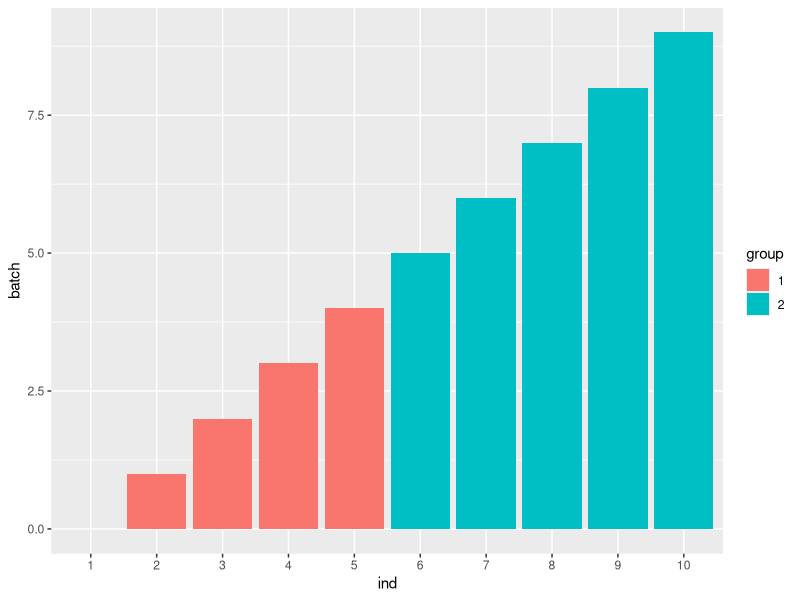
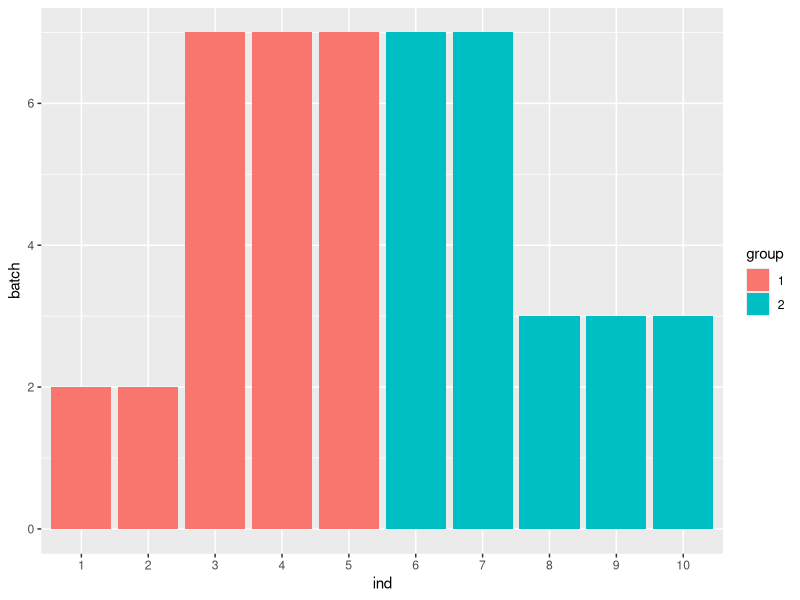
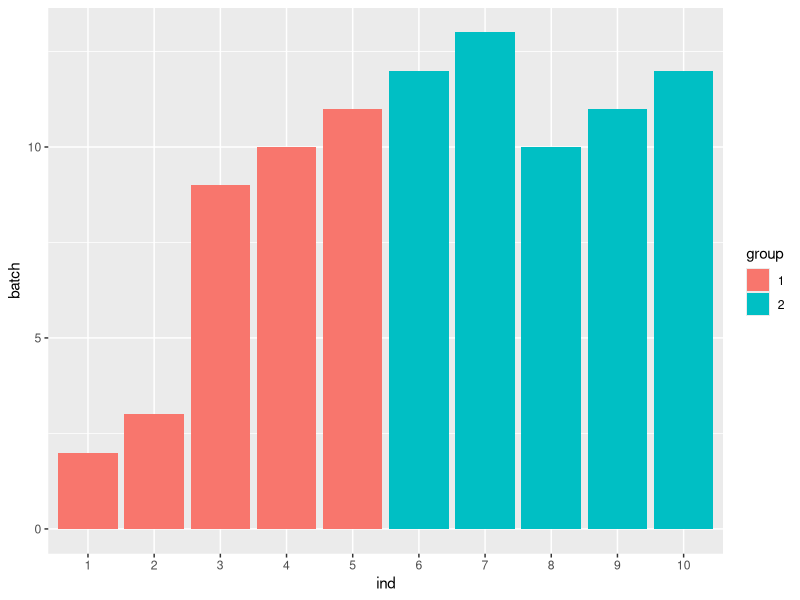
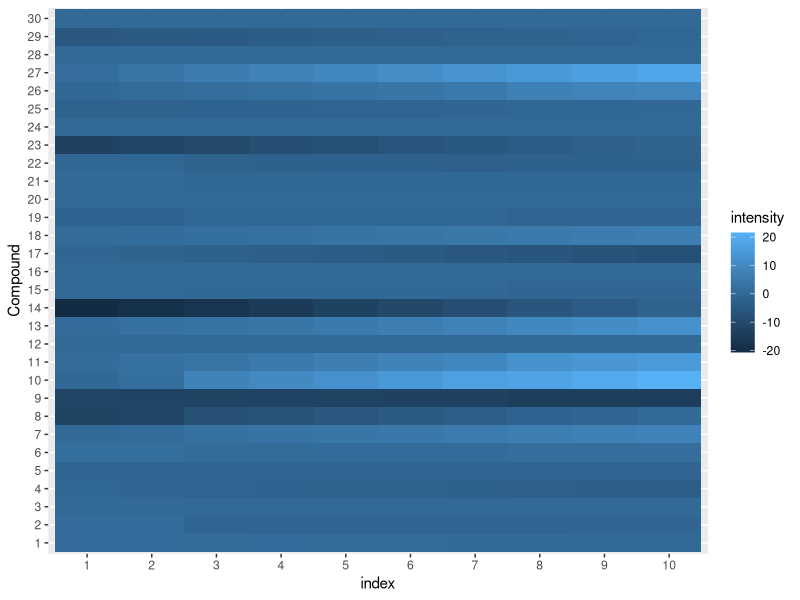
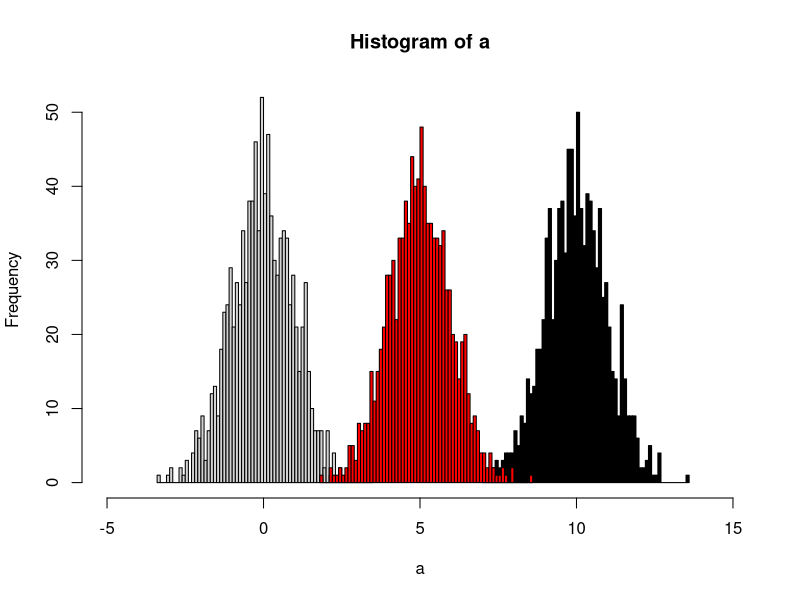
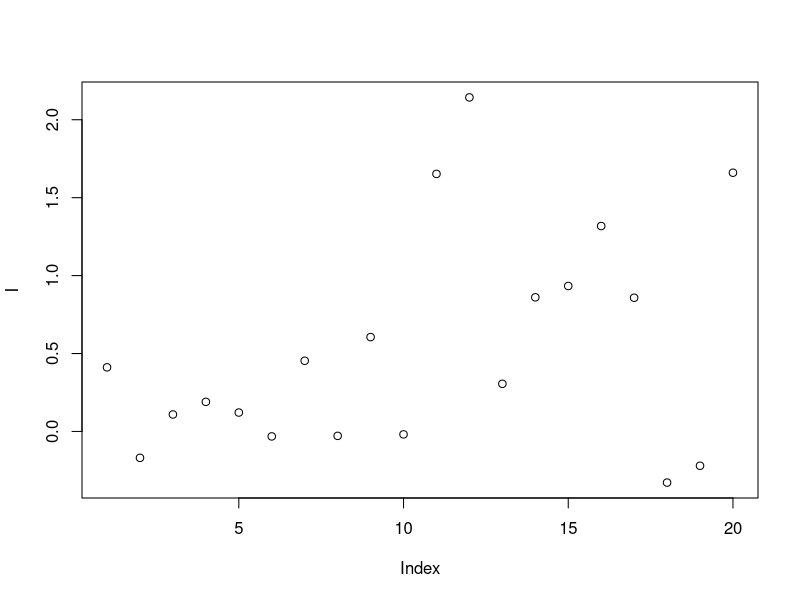
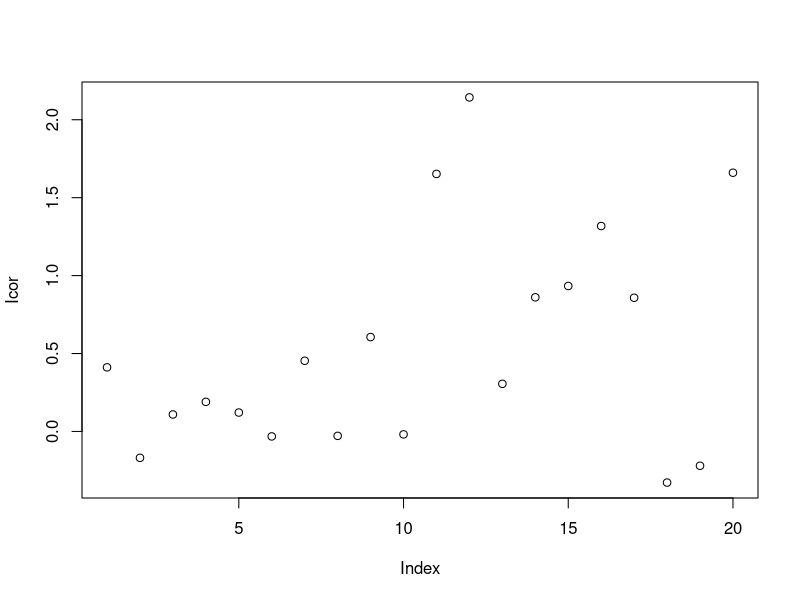
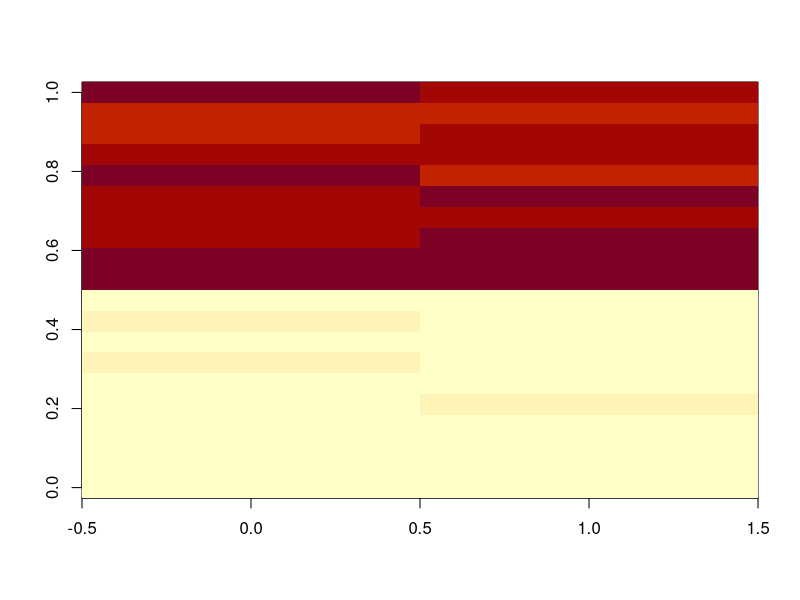

R code for these plots, in order:
## ---- chunk 1
library(ggplot2)
# increasing batch
batch <- seq(0,9,length.out = 10)
group <- factor(c(rep(1,5),rep(2,5)))
ind <- factor(c(1:10))
data <- cbind.data.frame(group,batch,ind)
ggplot(data,aes(ind,batch,fill = group)) + geom_col()
## ---- chunk 2
# Block batch
batch <- c(2,2,7,7,7,7,7,3,3,3)
group <- factor(c(rep(1,5),rep(2,5)))
ind <- factor(c(1:10))
data <- cbind.data.frame(group,batch,ind)
ggplot(data,aes(ind,batch,fill = group)) + geom_col()
## ---- chunk 3
# Mixed batch
batch <- c(2,2,7,7,7,7,7,3,3,3) + seq(0,9,length.out = 10)
group <- factor(c(rep(1,5),rep(2,5)))
ind <- factor(c(1:10))
data <- cbind.data.frame(group,batch,ind)
ggplot(data,aes(ind,batch,fill = group)) + geom_col() 
## ---- chunk 4
getsample <- function(n){
        batch <- NULL
        for (i in 1:n){
        batchin <- seq(1,10,length.out = 10) * rnorm(1)
        batchde <- seq(10,1,length.out = 10) * rnorm(1)
        batchblock <- c(rep(rnorm(1),2),rep(rnorm(1),5),rep(rnorm(1),3))
        
        batchtemp <- batchin*sample(c(0,1),1) + batchde*sample(c(0,1),1) + batchblock*sample(c(0,1),1)
        
        batch <- rbind(batch,batchtemp)
        }
        return(batch)
}

d <- getsample(30)
df <- expand.grid(Compound = as.character(c(1:30)),index = as.character(c(1:10)))
df$intensity <- c(d)
ggplot(data = df, aes(x = index, y = Compound)) +
  geom_tile(aes(fill = intensity)) 
## ---- chunk 5
set.seed(30)
# real peaks
group <- factor(c(rep(1,5),rep(2,5)))
con <- c(rnorm(5,5),rnorm(5,8))
re <- t.test(con~group)
# real peaks
group <- factor(c(rep(1,5),rep(2,5)))
con <- c(rnorm(5,5),rnorm(5,8))
batch <- seq(0,5,length.out = 10)
ins <- batch+con
re <- t.test(ins~group)

index <- sample(10)
ins <- batch+con[index]
re <- t.test(ins~group[index])
## ---- chunk 6
# real peaks
group <- factor(c(rep(1,5),rep(2,5)))
con <- c(rnorm(5,5),rnorm(5,8))
batch <- seq(5,0,length.out = 10)
ins <- batch+con
re <- t.test(ins~group)
## ---- chunk 7
set.seed(42)
a <- rnorm(1000)
# b sufferred batch effect with a bias of 10
b <- rnorm(1000,10)
hist(a,xlim=c(-5,15),breaks = 50)
hist(b,col = 'black', breaks = 50, add=T)
# quantile normalized
cor <- (a[order(a)]+b[order(b)])/2
# reorder
cor <- cor[order(order(a))]
hist(cor,col = 'red', breaks = 50, add=T)
## ---- chunk 8
set.seed(42)
# raw data
I = c(rnorm(10,mean = 0, sd = 0.3),rnorm(10,mean = 1, sd = 0.5))
# batch
B = c(rep(0,10),rep(1,10))
# qc
Iqc = c(rnorm(1,mean = 0, sd = 0.3),rnorm(1,mean = 1, sd = 0.5))
# corrected data
Icor = I * median(c(rep(Iqc[1],10),rep(Iqc[2],10)))/mean(c(rep(Iqc[1],10),rep(Iqc[2],10)))
# plot the result
plot(I)
plot(Icor)
## ---- chunk 9
set.seed(42)
# raw data
peaksa <- c(rnorm(10,mean = 10, sd = 0.3),rnorm(10,mean = 20, sd = 0.5))
peaksb <- c(rnorm(10,mean = 10, sd = 0.3),rnorm(10,mean = 20, sd = 0.5))

df <- rbind(peaksa,peaksb)
dfcor <- df/apply(df,2,sum)* sum(apply(df,2,median))

image(df)
image(dfcor)
